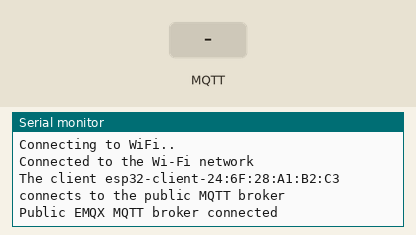
Simulated run of this sketch. Board: ESP32. Shown: the last lines printed to the serial monitor. The test bench sets the inputs (shaded band). WiFi joins after 1.5 s; servers stay silent unless stated; no MQTT or app messages arrive unless stated.

Above: at 2.7 s.
2.8 s: MQTT message "1" arrives on the first subscribed topic
At 4.0 s:
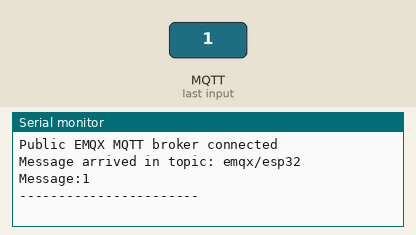
4.3 s: MQTT message "on" arrives on the first subscribed topic
At 5.1 s:
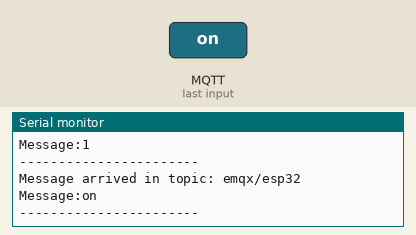
5.8 s: MQTT message "off" arrives on the first subscribed topic
At 6.3 s:
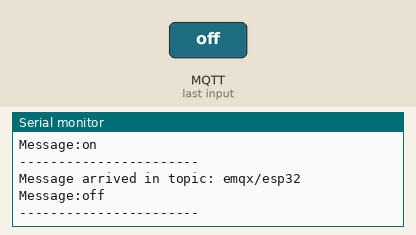

The sketch:

BREE490_MQTTtest.ino
```cpp
#include <WiFi.h>
#include <PubSubClient.h>

// WiFi
const char *ssid = "Scooby-Doo"; // Enter your Wi-Fi name
const char *password = "Hakuna-matata";  // Enter Wi-Fi password


// MQTT Broker
const char *mqtt_broker = "192.168.0.56";
const char *topic = "emqx/esp32";
const char *mqtt_username = "pat";
const char *mqtt_password = "orchid";
const int mqtt_port = 1883;

WiFiClient espClient;
PubSubClient client(espClient);

unsigned long lastTime = 0;  // Stores the last time a message was sent
const long interval = 5000;   // Interval for sending message (5000 ms = 5 seconds)

void setup() {
    // Set software serial baud to 115200;
    Serial.begin(115200);
    // Connecting to a WiFi network
    WiFi.begin(ssid, password);
    Serial.println("Connected");
     // Connecting to Wi-Fi using WPA2-Enterprise (EAP-PEAP)
    // WiFi.disconnect(true); // Disconnect any existing Wi-Fi connections
    // WiFi.begin(ssid, password); // Use the WPA2 password to connect

    // If WPA2-Enterprise is required, you should use WiFi.begin with specific credentials for WPA2-Enterprise
    // For now, assume McGill uses EAP-PEAP for WPA2-Enterprise authentication
    //WiFi.begin(ssid, username, password);
    while (WiFi.status() != WL_CONNECTED) {
        delay(500);
        Serial.println("Connecting to WiFi..");
    }
    Serial.println("Connected to the Wi-Fi network");
    //connecting to a mqtt broker
    client.setServer(mqtt_broker, mqtt_port);
    client.setCallback(callback);
    while (!client.connected()) {
        String client_id = "esp32-client-";
        client_id += String(WiFi.macAddress());
        Serial.printf("The client %s connects to the public MQTT broker\n", client_id.c_str());
        if (client.connect(client_id.c_str(), mqtt_username, mqtt_password)) {
            Serial.println("Public EMQX MQTT broker connected");
        } else {
            Serial.print("failed with state ");
            Serial.print(client.state());
            delay(2000);
        }
    }
    // Publish and subscribe
    //client.publish(topic, "Hi, I'm ESP32 ^^");
    client.subscribe(topic);
}

void loop() {
  client.loop();

  // Check if 5 seconds have passed
  if (millis() - lastTime >= interval) {
    // Send the message
    client.publish(topic, "Hi, I'm ESP32");

    // Update lastTime to the current time
    lastTime = millis();
  }
}

void callback(char *topic, byte *payload, unsigned int length) {
    Serial.print("Message arrived in topic: ");
    Serial.println(topic);
    Serial.print("Message:");
    for (int i = 0; i < length; i++) {
        Serial.print((char) payload[i]);
    }
    Serial.println();
    Serial.println("-----------------------");
}
```

Measured:
- after the input at 2.8 s, the serial monitor: prints a new line at once (image 1)
- after the input at 4.3 s, the serial monitor: prints a new line at once (image 2)
- after the input at 5.8 s, the serial monitor: prints a new line at once (image 3)
